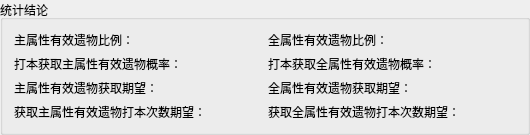
         <widget class="QGroupBox" name="groupBox_statisticalConclusiaon">
          <property name="title">
           <string>统计结论</string>
          </property>
          <layout class="QHBoxLayout" name="horizontalLayout_20">
           <item>
            <layout class="QVBoxLayout" name="verticalLayout_6">
             <item>
              <widget class="QLabel" name="label_PriProValidProportion">
               <property name="text">
                <string>主属性有效遗物比例：</string>
               </property>
              </widget>
             </item>
             <item>
              <widget class="QLabel" name="label_PriProValidGetProbability">
               <property name="text">
                <string>打本获取主属性有效遗物概率：</string>
               </property>
              </widget>
             </item>
             <item>
              <widget class="QLabel" name="label_PriProValidGetTimeExpectation">
               <property name="sizePolicy">
                <sizepolicy hsizetype="Fixed" vsizetype="Fixed">
                 <horstretch>248</horstretch>
                 <verstretch>12</verstretch>
                </sizepolicy>
               </property>
               <property name="minimumSize">
                <size>
                 <width>248</width>
                 <height>12</height>
                </size>
               </property>
               <property name="text">
                <string>主属性有效遗物获取期望：</string>
               </property>
              </widget>
             </item>
             <item>
              <widget class="QLabel" name="label_PriProValidGetPlayTimeExpectation">
               <property name="text">
                <string>获取主属性有效遗物打本次数期望：</string>
               </property>
              </widget>
             </item>
            </layout>
           </item>
           <item>
            <layout class="QVBoxLayout" name="verticalLayout_7">
             <item>
              <widget class="QLabel" name="label_AllProValidProportion">
               <property name="text">
                <string>全属性有效遗物比例：</string>
               </property>
              </widget>
             </item>
             <item>
              <widget class="QLabel" name="label_AllPropertyValidGetPercentage">
               <property name="text">
                <string>打本获取全属性有效遗物概率：</string>
               </property>
              </widget>
             </item>
             <item>
              <widget class="QLabel" name="label_AllProValidGetTimeExpectation">
               <property name="sizePolicy">
                <sizepolicy hsizetype="Fixed" vsizetype="Fixed">
                 <horstretch>248</horstretch>
                 <verstretch>12</verstretch>
                </sizepolicy>
               </property>
               <property name="minimumSize">
                <size>
                 <width>248</width>
                 <height>12</height>
                </size>
               </property>
               <property name="text">
                <string>全属性有效遗物获取期望：</string>
               </property>
              </widget>
             </item>
             <item>
              <widget class="QLabel" name="label_AllPropertyGetPlayTimeExpectation">
               <property name="text">
                <string>获取全属性有效遗物打本次数期望：</string>
               </property>
              </widget>
             </item>
            </layout>
           </item>
          </layout>
         </widget>
